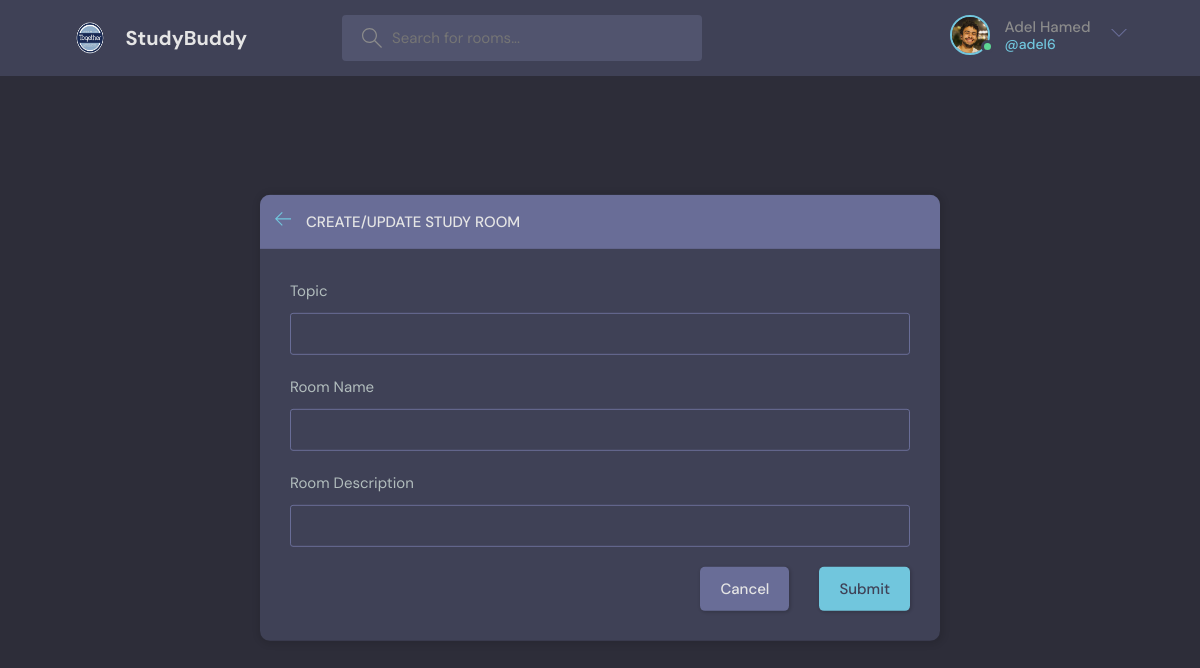
The page /create-room/ (signed in) on the database its author committed.
### main/models.py (models this page shows)
class User(AbstractUser):
    name = models.CharField(max_length=200, null=True)
    email = models.EmailField(unique=True, null=True)
    bio = models.TextField(null=True)
    avatar = models.ImageField(null=True, default='avatar.svg')
    REQUIRED_FIELDS = []

### main/views.py (the view, shortened to what this page needs)
# urls.py: path('create-room/', views.create_room, name='create_room'),
@login_required(login_url='login')
def create_room(request):
    form = RoomForm()
    topics = Topic.objects.all()
    context = {
        'form': form,
        'topics': topics
    }
    return render(request, 'main/room_form.html', context)

### main/room_form.py
class RoomForm(ModelForm):
    class Meta:
        model = Room
        fields = '__all__'
        exclude = ['host', 'participants']

### main/templates/main/room_form.html (shortened to what this page needs)
{% extends 'main/main.html' %}
{% load static %}
{% block content %}
  <main class="create-room layout">
    <div class="container">
      <div class="layout__box">
        <div class="layout__boxHeader">
          <div class="layout__boxTitle">
            <a href="{% url 'home' %}">
              <svg version="1.1" xmlns="http://www.w3.org/2000/svg" width="32" height="32" viewBox="0 0 32 32">
                <title>arrow-left</title>
                <path
                  d="M13.723 2.286l-13.723 13.714 13.719 13.714 1.616-1.611-10.96-10.96h27.625v-2.286h-27.625l10.965-10.965-1.616-1.607z">
                </path>
              </svg>
            </a>
            <h3>Create/Update Study Room</h3>
          </div>
        </div>
        <div class="layout__body">
          <form class="form" method="POST" action="#">
            <div class="form__group">
              <label for="topic">Topic</label>
              <input required type="text" value="{{ room.topic.name }}" name="topic" list="topic-list">
            </div>
            <div class=" form__group">
              <label for="room_name">Room Name</label>
                <input type="text" name="name">
            </div>
            <div class=" form__group">
              <label for="room_description">Room Description</label>
                <input type="text" name="description">
            </div>
            <div class="form__action">
              <a class="btn btn--dark" href="{% url 'home' %}">Cancel</a>
              <button class="btn btn--main" type="submit">Submit</button>
            </div>
          </form>
        </div>
      </div>
    </div>
  </main>
{% endblock %}

### main/templates/main/navbar.html (shortened to what this page needs)
{% load static %}
<header class="header header--loggedIn">
  <div class="container">
    <a href="/" class="header__logo">
      <img src="{% static 'images/together-logo.png' %}" />
      <h1>StudyBuddy</h1>
    </a>
    <form method="GET" action="{% url 'home' %}" class="header__search">
      <label>
        <input name="q" placeholder="Search for rooms..." />
      </label>
    </form>
    <nav class="header__menu">
      {% if request.user.is_authenticated %}
      <div class="header__user">
        <a href="{% url 'profile' request.user.id %}">
          <div class="avatar avatar--medium active">
            <img src="{{ request.user.avatar.url }}" />
          </div>
          <p>{{ request.user.first_name }} {{request.user.last_name}} <span>@{{ request.user.username }}</span></p>
        </a>
        <button class="dropdown-button">
          <svg version="1.1" xmlns="http://www.w3.org/2000/svg" width="32" height="32" viewBox="0 0 32 32">
            <title>chevron-down</title>
            <path d="M16 21l-13-13h-3l16 16 16-16h-3l-13 13z"></path>
          </svg>
        </button>
      </div>
      {% else %}
      <a href="{% url 'login' %}">
        <img src="{% static 'images/avatar.svg' %}" />
        <p>Login/Register</p>
      </a>
      {% endif %}
    </nav>
  </div>
</header>

### rows shown on the page
User: user.avatar (picture), user.first_name "Adel", user.last_name "Hamed", user.username "adel6"
